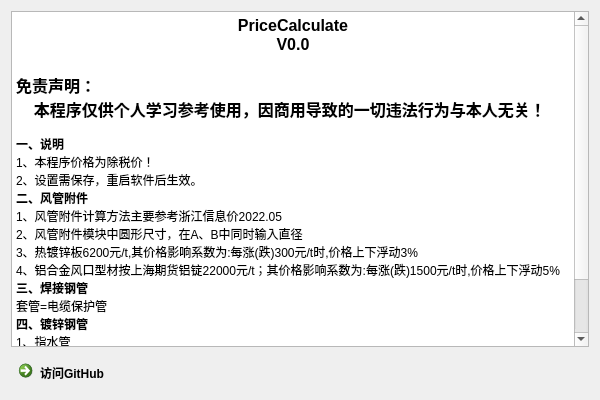
<?xml version="1.0" encoding="UTF-8"?>
<ui version="4.0">
 <class>WindowHelpClass</class>
 <widget class="QWidget" name="WindowHelpClass">
  <property name="geometry">
   <rect>
    <x>0</x>
    <y>0</y>
    <width>600</width>
    <height>400</height>
   </rect>
  </property>
  <property name="windowTitle">
   <string>Help</string>
  </property>
  <property name="windowIcon">
   <iconset resource="Resource.qrc">
    <normaloff>:/logo.ico</normaloff>:/logo.ico</iconset>
  </property>
  <layout class="QGridLayout" name="gridLayout">
   <item row="1" column="0">
    <widget class="QCommandLinkButton" name="commandLinkButton">
     <property name="text">
      <string>访问GitHub</string>
     </property>
    </widget>
   </item>
   <item row="1" column="1">
    <spacer name="horizontalSpacer">
     <property name="orientation">
      <enum>Qt::Horizontal</enum>
     </property>
     <property name="sizeHint" stdset="0">
      <size>
       <width>346</width>
       <height>20</height>
      </size>
     </property>
    </spacer>
   </item>
   <item row="0" column="0" colspan="2">
    <widget class="QTextBrowser" name="textBrowser">
     <property name="html">
      <string>&lt;!DOCTYPE HTML PUBLIC &quot;-//W3C//DTD HTML 4.0//EN&quot; &quot;http://www.w3.org/TR/REC-html40/strict.dtd&quot;&gt;
&lt;html&gt;&lt;head&gt;&lt;meta name=&quot;qrichtext&quot; content=&quot;1&quot; /&gt;&lt;meta charset=&quot;utf-8&quot; /&gt;&lt;style type=&quot;text/css&quot;&gt;
p, li { white-space: pre-wrap; }
hr { height: 1px; border-width: 0; }
li.unchecked::marker { content: &quot;\2610&quot;; }
li.checked::marker { content: &quot;\2612&quot;; }
&lt;/style&gt;&lt;/head&gt;&lt;body style=&quot; font-family:'Microsoft YaHei UI'; font-size:9pt; font-weight:400; font-style:normal;&quot;&gt;
&lt;p align=&quot;center&quot; style=&quot; margin-top:0px; margin-bottom:0px; margin-left:0px; margin-right:0px; -qt-block-indent:0; text-indent:0px;&quot;&gt;&lt;span style=&quot; font-family:'SimSun'; font-size:12pt; font-weight:600;&quot;&gt;PriceCalculate&lt;/span&gt;&lt;/p&gt;
&lt;p align=&quot;center&quot; style=&quot; margin-top:0px; margin-bottom:0px; margin-left:0px; margin-right:0px; -qt-block-indent:0; text-indent:0px;&quot;&gt;&lt;span style=&quot; font-family:'SimSun'; font-size:12pt; font-weight:700;&quot;&gt;V0.0&lt;/span&gt;&lt;/p&gt;
&lt;p align=&quot;center&quot; style=&quot;-qt-paragraph-type:empty; margin-top:0px; margin-bottom:0px; margin-left:0px; margin-right:0px; -qt-block-indent:0; text-indent:0px; font-size:12pt;&quot;&gt;&lt;br /&gt;&lt;/p&gt;
&lt;p style=&quot; margin-top:0px; margin-bottom:0px; margin-left:0px; margin-right:0px; -qt-block-indent:0; text-indent:0px;&quot;&gt;&lt;span style=&quot; font-family:'SimSun'; font-size:12pt; font-weight:600;&quot;&gt;免责声明：&lt;/span&gt;&lt;/p&gt;
&lt;p style=&quot; margin-top:0px; margin-bottom:0px; margin-left:0px; margin-right:0px; -qt-block-indent:0; text-indent:0px;&quot;&gt;&lt;span style=&quot; font-family:'SimSun'; font-size:12pt;&quot;&gt;    &lt;/span&gt;&lt;span style=&quot; font-family:'SimSun'; font-size:12pt; font-weight:700;&quot;&gt;本程序仅供个人学习参考使用，因商用导致的一切违法行为与本人无关！&lt;/span&gt;&lt;/p&gt;
&lt;p style=&quot;-qt-paragraph-type:empty; margin-top:0px; margin-bottom:0px; margin-left:0px; margin-right:0px; -qt-block-indent:0; text-indent:0px; font-family:'SimSun'; font-weight:700;&quot;&gt;&lt;br /&gt;&lt;/p&gt;
&lt;p style=&quot; margin-top:0px; margin-bottom:0px; margin-left:0px; margin-right:0px; -qt-block-indent:0; text-indent:0px;&quot;&gt;&lt;span style=&quot; font-family:'SimSun'; font-weight:700;&quot;&gt;一、说明&lt;/span&gt;&lt;/p&gt;
&lt;p style=&quot; margin-top:0px; margin-bottom:0px; margin-left:0px; margin-right:0px; -qt-block-indent:0; text-indent:0px;&quot;&gt;&lt;span style=&quot; font-family:'SimSun';&quot;&gt;1、本程序价格为除税价！&lt;/span&gt;&lt;/p&gt;
&lt;p style=&quot; margin-top:0px; margin-bottom:0px; margin-left:0px; margin-right:0px; -qt-block-indent:0; text-indent:0px;&quot;&gt;&lt;span style=&quot; font-family:'SimSun';&quot;&gt;2、设置需保存，重启软件后生效。&lt;/span&gt;&lt;/p&gt;
&lt;p style=&quot; margin-top:0px; margin-bottom:0px; margin-left:0px; margin-right:0px; -qt-block-indent:0; text-indent:0px;&quot;&gt;&lt;span style=&quot; font-family:'SimSun'; font-weight:600;&quot;&gt;二、风管附件&lt;/span&gt;&lt;/p&gt;
&lt;p style=&quot; margin-top:0px; margin-bottom:0px; margin-left:0px; margin-right:0px; -qt-block-indent:0; text-indent:0px;&quot;&gt;&lt;span style=&quot; font-family:'SimSun';&quot;&gt;1、风管附件计算方法主要参考浙江信息价2022.05&lt;/span&gt;&lt;/p&gt;
&lt;p style=&quot; margin-top:0px; margin-bottom:0px; margin-left:0px; margin-right:0px; -qt-block-indent:0; text-indent:0px;&quot;&gt;&lt;span style=&quot; font-family:'SimSun';&quot;&gt;2、风管附件模块中圆形尺寸，在A、B中同时输入直径&lt;/span&gt;&lt;/p&gt;
&lt;p style=&quot; margin-top:0px; margin-bottom:0px; margin-left:0px; margin-right:0px; -qt-block-indent:0; text-indent:0px;&quot;&gt;&lt;span style=&quot; font-family:'SimSun';&quot;&gt;3、热镀锌板6200元/t,其价格影响系数为:每涨(跌)300元/t时,价格上下浮动3%&lt;/span&gt;&lt;/p&gt;
&lt;p style=&quot; margin-top:0px; margin-bottom:0px; margin-left:0px; margin-right:0px; -qt-block-indent:0; text-indent:0px;&quot;&gt;&lt;span style=&quot; font-family:'SimSun';&quot;&gt;4、铝合金风口型材按上海期货铝锭22000元/t；其价格影响系数为:每涨(跌)1500元/t时,价格上下浮动5%&lt;/span&gt;&lt;/p&gt;
&lt;p style=&quot; margin-top:0px; margin-bottom:0px; margin-left:0px; margin-right:0px; -qt-block-indent:0; text-indent:0px;&quot;&gt;&lt;span style=&quot; font-family:'SimSun'; font-weight:600;&quot;&gt;三、焊接钢管&lt;/span&gt;&lt;/p&gt;
&lt;p style=&quot; margin-top:0px; margin-bottom:0px; margin-left:0px; margin-right:0px; -qt-block-indent:0; text-indent:0px;&quot;&gt;&lt;span style=&quot; font-family:'SimSun';&quot;&gt;套管=电缆保护管&lt;/span&gt;&lt;/p&gt;
&lt;p style=&quot; margin-top:0px; margin-bottom:0px; margin-left:0px; margin-right:0px; -qt-block-indent:0; text-indent:0px;&quot;&gt;&lt;span style=&quot; font-family:'SimSun'; font-weight:600;&quot;&gt;四、镀锌钢管&lt;/span&gt;&lt;/p&gt;
&lt;p style=&quot; margin-top:0px; margin-bottom:0px; margin-left:0px; margin-right:0px; -qt-block-indent:0; text-indent:0px;&quot;&gt;&lt;span style=&quot; font-family:'SimSun';&quot;&gt;1、指水管&lt;/span&gt;&lt;/p&gt;
&lt;p style=&quot; margin-top:0px; margin-bottom:0px; margin-left:0px; margin-right:0px; -qt-block-indent:0; text-indent:0px;&quot;&gt;&lt;span style=&quot; font-family:'SimSun';&quot;&gt;2、热镀锌=热浸锌=热浸锌加厚，KBG/JDG为薄壁镀锌钢管＜水&lt;/span&gt;&lt;/p&gt;
&lt;p style=&quot;-qt-paragraph-type:empty; margin-top:0px; margin-bottom:0px; margin-left:0px; margin-right:0px; -qt-block-indent:0; text-indent:0px; font-family:'SimSun';&quot;&gt;&lt;br /&gt;&lt;/p&gt;
&lt;p align=&quot;right&quot; style=&quot; margin-top:0px; margin-bottom:0px; margin-left:0px; margin-right:0px; -qt-block-indent:0; text-indent:0px;&quot;&gt;20221211&lt;/p&gt;
&lt;p align=&quot;right&quot; style=&quot; margin-top:0px; margin-bottom:0px; margin-left:0px; margin-right:0px; -qt-block-indent:0; text-indent:0px;&quot;&gt;qhz734&lt;/p&gt;&lt;/body&gt;&lt;/html&gt;</string>
     </property>
    </widget>
   </item>
  </layout>
 </widget>
 <layoutdefault spacing="6" margin="11"/>
 <resources>
  <include location="Resource.qrc"/>
 </resources>
 <connections/>
</ui>
